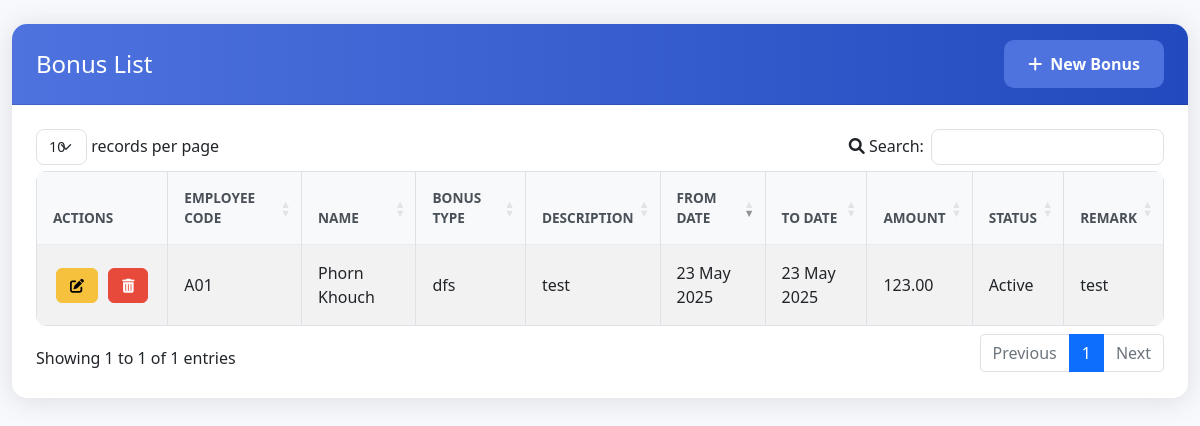
Screenshot of /view/PRBonus/index.php with the database file from the repository.
### tables this page shows
CREATE TABLE `prbonus` (
  `ID` int(11) NOT NULL,
  `EmpCode` varchar(50) DEFAULT NULL,
  `BonusType` varchar(50) DEFAULT NULL,
  `Description` text DEFAULT NULL,
  `FromDate` date DEFAULT NULL,
  `ToDate` date DEFAULT NULL,
  `Amount` decimal(10,2) DEFAULT NULL,
  `Status` varchar(20) DEFAULT NULL,
  `Remark` text DEFAULT NULL
);

CREATE TABLE `hrstaffprofile` (
  `EmpCode` varchar(20) NOT NULL,
  `EmpName` varchar(100) DEFAULT NULL,
  `Gender` varchar(20) DEFAULT NULL,
  `Dob` date DEFAULT NULL,
  `Position` varchar(100) DEFAULT NULL,
  `Department` varchar(100) DEFAULT NULL,
  `Company` varchar(100) DEFAULT NULL,
  `Level` varchar(50) DEFAULT NULL,
  `Division` varchar(100) DEFAULT NULL,
  `StartDate` date DEFAULT NULL,
  `Status` varchar(20) DEFAULT NULL,
  `Contact` varchar(50) DEFAULT NULL,
  `Email` varchar(100) DEFAULT NULL,
  `Address` text DEFAULT NULL,
  `LineManager` varchar(100) DEFAULT NULL,
  `Hod` varchar(100) DEFAULT NULL,
  `Photo` varchar(255) DEFAULT NULL,
  `IsProb` int(11) NOT NULL,
  `Salary` decimal(10,2) DEFAULT NULL,
  `PayParameter` varchar(50) DEFAULT NULL,
  `Telegram` varchar(255) NOT NULL,
  `ProbationDate` date NOT NULL
);

### view/PRBonus/index.php (the view, shortened to what this page needs)
<?php
include("../../Config/conect.php");
$sql = "SELECT b.*, sp.EmpName
        FROM prbonus b
        LEFT JOIN hrstaffprofile sp ON b.EmpCode = sp.EmpCode
        ORDER BY b.ID DESC";
$result = $con->query($sql);
?>
<!DOCTYPE html>
<html lang="en">
<head>
    <link href="https://cdn.jsdelivr.net/npm/bootstrap@5.1.3/dist/css/bootstrap.min.css" rel="stylesheet">
    <link href="https://cdn.datatables.net/1.11.5/css/dataTables.bootstrap5.min.css" rel="stylesheet">
    <link href="https://cdn.jsdelivr.net/npm/sweetalert2@11/dist/sweetalert2.min.css" rel="stylesheet">
    <link href="https://cdnjs.cloudflare.com/ajax/libs/font-awesome/6.0.0/css/all.min.css" rel="stylesheet">
    <link href="../../style/career.css" rel="stylesheet">
</head>
<body>
    <div class="container-fluid mt-4 mb-4">
        <div class="row">
            <div class="col-12">
                <div class="card">
                    <div class="card-header">
                        <div class="d-flex justify-content-between align-items-center">
                            <h4 class="mb-0">Bonus List</h4>
                            <a href="create.php" class="btn btn-primary">
                                <i class="fas fa-plus me-2"></i>New Bonus
                            </a>
                        </div>
                    </div>
                    <div class="card-body">
                        <table id="bonusTable" class="table table-striped table-bordered table-hover">
                            <thead>
                                <tr>
                                    <th>Actions</th>
                                    <th>Employee Code</th>
                                    <th>Name</th>
                                    <th>Bonus Type</th>
                                    <th>Description</th>
                                    <th>From Date</th>
                                    <th>To Date</th>
                                    <th>Amount</th>
                                    <th>Status</th>
                                    <th>Remark</th>
                                </tr>
                            </thead>
                            <tbody>
                                <?php while($row = $result->fetch_assoc()): ?>
                                <tr>
                                    <td class="action-buttons">
                                        <a href="edit.php?id=<?php echo urlencode($row['ID']); ?>"
                                           class="btn btn-sm btn-warning">
                                            <i class="fas fa-edit"></i>
                                        </a>
                                        <button class="btn btn-sm btn-danger delete-btn"
                                                data-id="<?php echo htmlspecialchars($row['ID']); ?>">
                                            <i class="fas fa-trash-alt"></i>
                                        </button>
                                    </td>
                                    <td><?php echo htmlspecialchars($row['EmpCode']); ?></td>
                                    <td><?php echo htmlspecialchars($row['EmpName']); ?></td>
                                    <td><?php echo htmlspecialchars($row['BonusType']); ?></td>
                                    <td><?php echo htmlspecialchars($row['Description']); ?></td>
                                    <td><?php echo date('d M Y', strtotime($row['FromDate'])); ?></td>
                                    <td><?php echo date('d M Y', strtotime($row['ToDate'])); ?></td>
                                    <td><?php echo number_format($row['Amount'], 2); ?></td>
                                    <td><?php echo htmlspecialchars($row['Status']); ?></td>
                                    <td><?php echo htmlspecialchars($row['Remark'] ?? '-'); ?></td>
                                </tr>
                                <?php endwhile; ?>
                            </tbody>
                        </table>
                    </div>
                </div>
            </div>
        </div>
    </div>
</body>
</html>

### Style/career.css (style rules this page uses)
:root { --primary-color: #4e73df; --secondary-color: #858796; --success-color: #1cc88a; --info-color: #36b9cc; --warning-color: #f6c23e; --danger-color: #e74a3b; }
body { background-color: #f8f9fc; font-family: 'Segoe UI', Tahoma, Geneva, Verdana, sans-serif; }
.card { border: none; border-radius: 15px; box-shadow: 0 0.15rem 1.75rem 0 rgba(58, 59, 69, 0.15); }
.card-header { background: linear-gradient(to right, var(--primary-color), #224abe); color: white; border-radius: 15px 15px 0 0 !important; padding: 1rem 1.5rem; }
.card-body { padding: 1.5rem; }
.btn { border-radius: 10px; padding: 0.75rem 1.5rem; font-weight: 600; transition: all 0.2s; }
.btn-primary { background-color: var(--primary-color); border: none; }
.btn-sm { border-radius: 6px; padding: 0.4rem 0.8rem; font-size: 0.875rem; margin: 0 0.2rem; }
.btn-warning { background-color: var(--warning-color); border-color: var(--warning-color); color: #000; }
.btn-danger { background-color: var(--danger-color); border-color: var(--danger-color); }
.table { border-radius: 10px; overflow: hidden; }
.table thead th { background-color: #f8f9fa; border-bottom: 2px solid #e9ecef; color: #495057; font-weight: 600; text-transform: uppercase; font-size: 0.85rem; padding: 1rem; }
.table tbody td { padding: 1rem; vertical-align: middle; }
.action-buttons { white-space: nowrap; }

### rows the page displays
prbonus: EmpCode "A01", hrstaffprofile.EmpName "Phorn Khouch", BonusType "dfs", Description "test", FromDate "23 May 2025", ToDate "23 May 2025", Amount "123.00", Status "Active", Remark "test"
